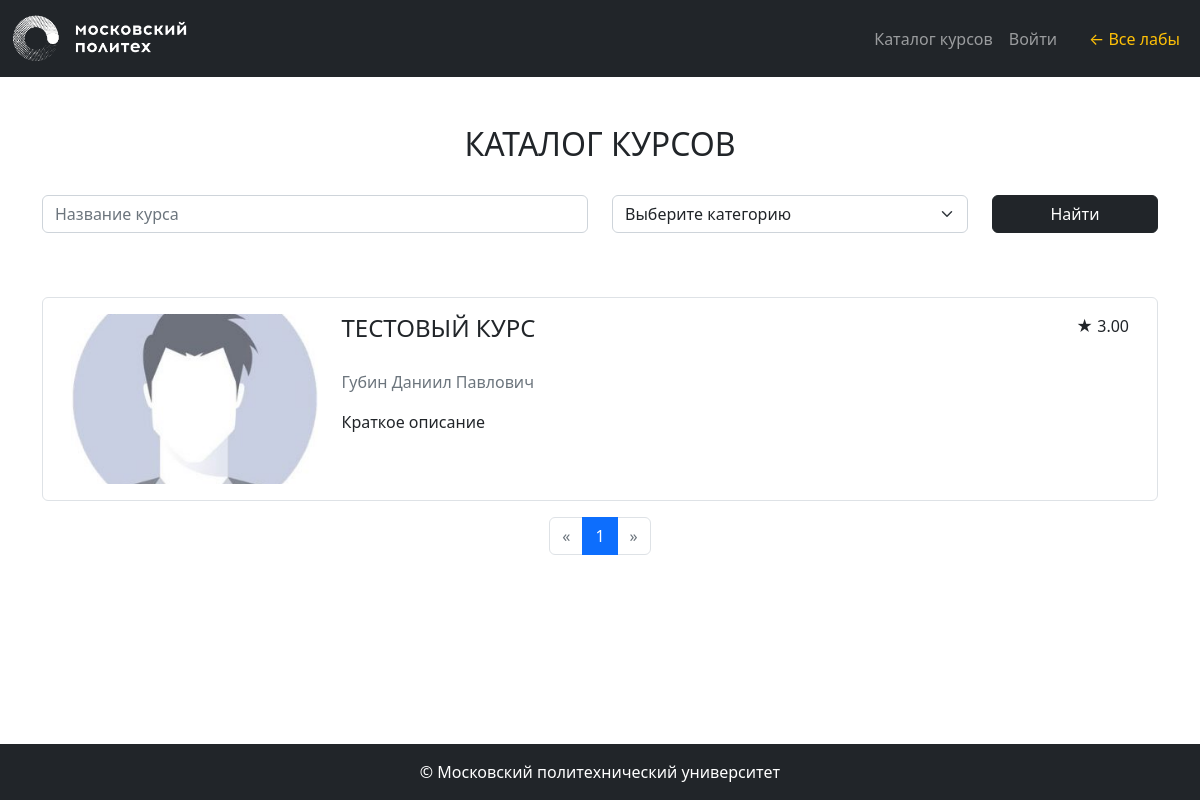
Page /courses/ on the committed database.
### models.py (models this page shows, shortened)
class Course(db.Model):
    __tablename__ = 'courses'
    id = db.Column(db.Integer, primary_key=True)
    name = db.Column(db.String(100), nullable=False)
    short_desc = db.Column(db.Text, nullable=False)
    full_desc = db.Column(db.Text, nullable=False)
    rating_sum = db.Column(db.Integer, default=0, nullable=False)
    rating_num = db.Column(db.Integer, default=0, nullable=False)
    category_id = db.Column(db.Integer, db.ForeignKey('categories.id'), nullable=False)
    author_id = db.Column(db.Integer, db.ForeignKey('users.id'), nullable=False)
    background_image_id = db.Column(db.String(100), db.ForeignKey('images.id'), nullable=True)
    created_at = db.Column(db.DateTime, default=datetime.utcnow, nullable=False)
    author = db.relationship('User')
    category = db.relationship('Category', lazy=False)
    bg_image = db.relationship('Image')
    @property
    def rating(self):
        if self.rating_num > 0:
            return self.rating_sum / self.rating_num
        return 0

class User(UserMixin, db.Model):
    __tablename__ = 'users'
    id = db.Column(db.Integer, primary_key=True)
    login = db.Column(db.String(100), unique=True, nullable=False)
    password_hash = db.Column(db.String(256), nullable=False)
    surname = db.Column(db.String(100), nullable=True)
    first_name = db.Column(db.String(100), nullable=False)
    patronymic = db.Column(db.String(100), nullable=True)
    role_id = db.Column(db.Integer, db.ForeignKey('roles.id', ondelete='SET NULL'), nullable=True)
    created_at = db.Column(db.DateTime, default=datetime.utcnow, nullable=False)
    role = db.relationship('Role', back_populates='users')
    @property
    def full_name(self):
        parts = [self.surname, self.first_name, self.patronymic]
        return ' '.join(p for p in parts if p)

### lab6/courses.py (the view)
@courses_bp.route('/')
def index():
    pagination = course_repository.get_pagination_info(**_search_params())
    courses = course_repository.get_all_courses(pagination=pagination)
    categories = category_repository.get_all_categories()
    return render_template(
        'courses/index.html',
        courses=courses,
        categories=categories,
        pagination=pagination,
        search_params=_search_params(),
    )

### lab6/courses.py (called while the page is built)
def _search_params():
    return {
        'name': request.args.get('name'),
        'category_ids': [x for x in request.args.getlist('category_ids') if x],
    }

### lab6/repositories/category_repository.py (called while the page is built)
    def get_all_categories(self):
        return self.db.session.scalars(self.db.select(Category)).all()

### lab6/repositories/course_repository.py (called while the page is built)
    def _all_query(self, name, category_ids):
        query = self.db.select(Course)
        if name:
            query = query.filter(Course.name.ilike(f'%{name}%'))
        if category_ids:
            query = query.filter(Course.category_id.in_(category_ids))
        return query

    def get_pagination_info(self, name=None, category_ids=None):
        query = self._all_query(name, category_ids)
        return self.db.paginate(query)

    def get_all_courses(self, name=None, category_ids=None, pagination=None):
        if pagination is not None:
            return pagination.items
        return self.db.session.scalars(self._all_query(name, category_ids)).all()

### visit_logging.py (called while the page is built, shortened)
def register_visit_logging(app):
    @app.before_request
    def log_visit():
        if request.method != 'GET':
            return
        if request.path == '/favicon.ico':
            return
        if request.endpoint and request.endpoint.startswith('static'):
            return
        user_id = None
        visit = VisitLog(path=request.path[:100], user_id=user_id)
        try:
            db.session.add(visit)
            db.session.commit()
        except Exception:
            db.session.rollback()

### templates/lab6/courses/index.html (shortened to what this page needs)
{% extends 'portal.html' %}
{% from 'pagination.html' import render_pagination %}
{% block content %}
<div class="container">
    <div class="my-5">
        <h2 class="mb-3 text-center text-uppercase font-weight-bold">Каталог курсов</h2>
        <form class="mb-5 mt-3 row align-items-center">
            <div class="col-md-6 my-3">
                <input autocomplete="off" type="text" class="form-control" id="course-name" name="name" value="{{ request.args.get('name') or '' }}" placeholder="Название курса">
            </div>
            <div class="col-md-4 my-3">
                <select class="form-select" id="course-category" name="category_ids" title="Категория курса">
                    <option value="">Выберите категорию</option>
                </select>
            </div>
            <div class="col-md-2 my-3 align-self-end">
                <button type="submit" class="btn btn-dark w-100 mt-auto">Найти</button>
            </div>
        </form>
    </div>
    <div class="courses-list container-fluid mt-3 mb-3">
        {% for course in courses %}
            <div class="row p-3 border rounded mb-3" data-url="{{ url_for('courses.show', course_id=course.id) }}">
                <div class="col-md-3 mb-3 mb-md-0 d-flex align-items-center justify-content-center">
                    <div class="course-logo" style="background-image: url({% if course.bg_image %}{{ url_for('lab6.image', image_id=course.background_image_id) }}{% else %}{{ url_for('lab6.static', filename='images/default-profile-picture-300x300.jpeg') }}{% endif %});">
                    </div>
                </div>
                <div class="col-md-9 align-items-center">
                    <div class="d-flex">
                        <h4 class="text-uppercase">{{ course.name }}</h4>
                        <p class="ms-auto rating">
                            <span>★</span> <span>{{ "%.2f" | format(course.rating) }}</span>
                        </p>
                    </div>
                    <p class="text-muted my-3">{{ course.author.full_name }}</p>
                    <p>{{ course.short_desc | truncate(200) }}</p>
                </div>
            </div>
        {% endfor %}
    </div>
    <div class="mb-5">
        {{ render_pagination(pagination, request.endpoint, search_params) }}
    </div>
</div>
{% endblock %}

### static/lab6/styles.css (style rules this page uses)
.course-logo { min-width: 170px; width: 100%; height: 170px; background-repeat: no-repeat; background-position: center; background-size: cover; }

### rows in the picture
Course: name "ТЕСТОВЫЙ КУРС", rating "3.00", author.full_name "Губин Даниил Павлович", short_desc "Краткое описание"

### other values in the picture
{{ page }} "1"
